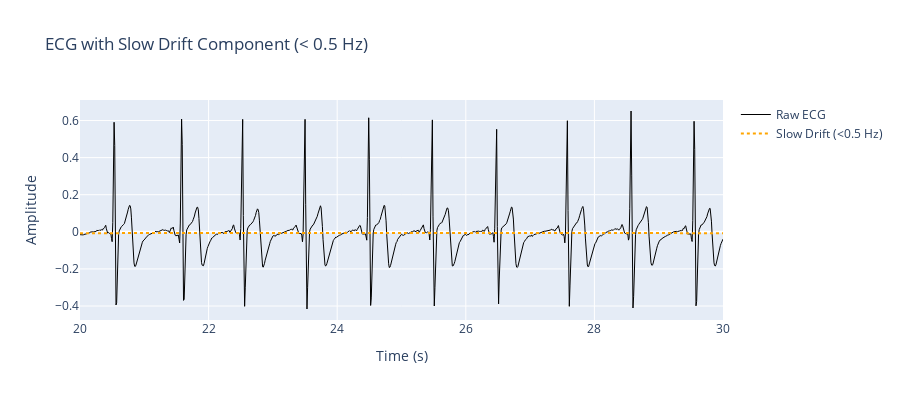

Notebook code for this chart:
### Code cell
# Zoom window
start_sec = 20
end_sec = 30
mask = (ecg_signal.index / fs >= start_sec) & (ecg_signal.index / fs <= end_sec)

time_zoom = ecg_signal.index[mask] / fs
ecg_raw_zoom = ecg_signal[mask]
drift_zoom = drift[mask]

# Plot
fig = go.Figure()
fig.add_trace(
    go.Scatter(
        x=time_zoom, y=ecg_raw_zoom, name="Raw ECG", line=dict(color="black", width=1)
    )
)
fig.add_trace(
    go.Scatter(
        x=time_zoom,
        y=drift_zoom,
        name="Slow Drift (<0.5 Hz)",
        line=dict(color="orange", width=2, dash="dot"),
    )
)

fig.update_layout(
    title="ECG with Slow Drift Component (< 0.5 Hz)",
    xaxis_title="Time (s)",
    yaxis_title="Amplitude",
    height=400,
)
fig.show()

### Figure 1 — Plotly figure (JSON) as saved in the notebook; plotly's stock layout.template omitted (floating-point values rounded to 4 significant figures; data arrays with more than 128 entries replaced by an {"elided": "..."} marker saying what was removed)
{"data": [{"line": {"color": "black", "width": 1}, "name": "Raw ECG", "type": "scatter", "x": {"elided": "1001 float values"}, "y": {"elided": "1001 float values"}}, {"line": {"color": "orange", "dash": "dot", "width": 2}, "name": "Slow Drift (<0.5 Hz)", "type": "scatter", "x": {"elided": "1001 float values"}, "y": {"elided": "1001 float values"}}], "layout": {"height": 400, "title": {"text": "ECG with Slow Drift Component (< 0.5 Hz)"}, "xaxis": {"title": {"text": "Time (s)"}}, "yaxis": {"title": {"text": "Amplitude"}}}}
